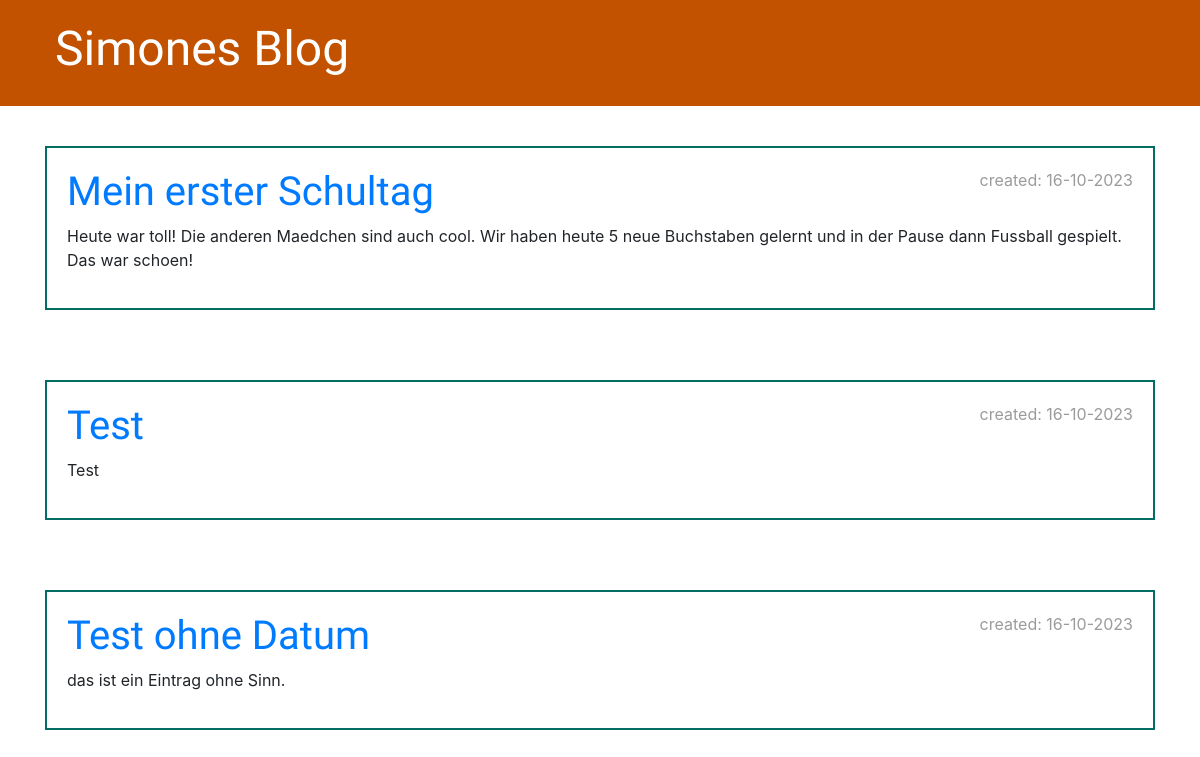
Page /post/draft_list on the earlier database version.
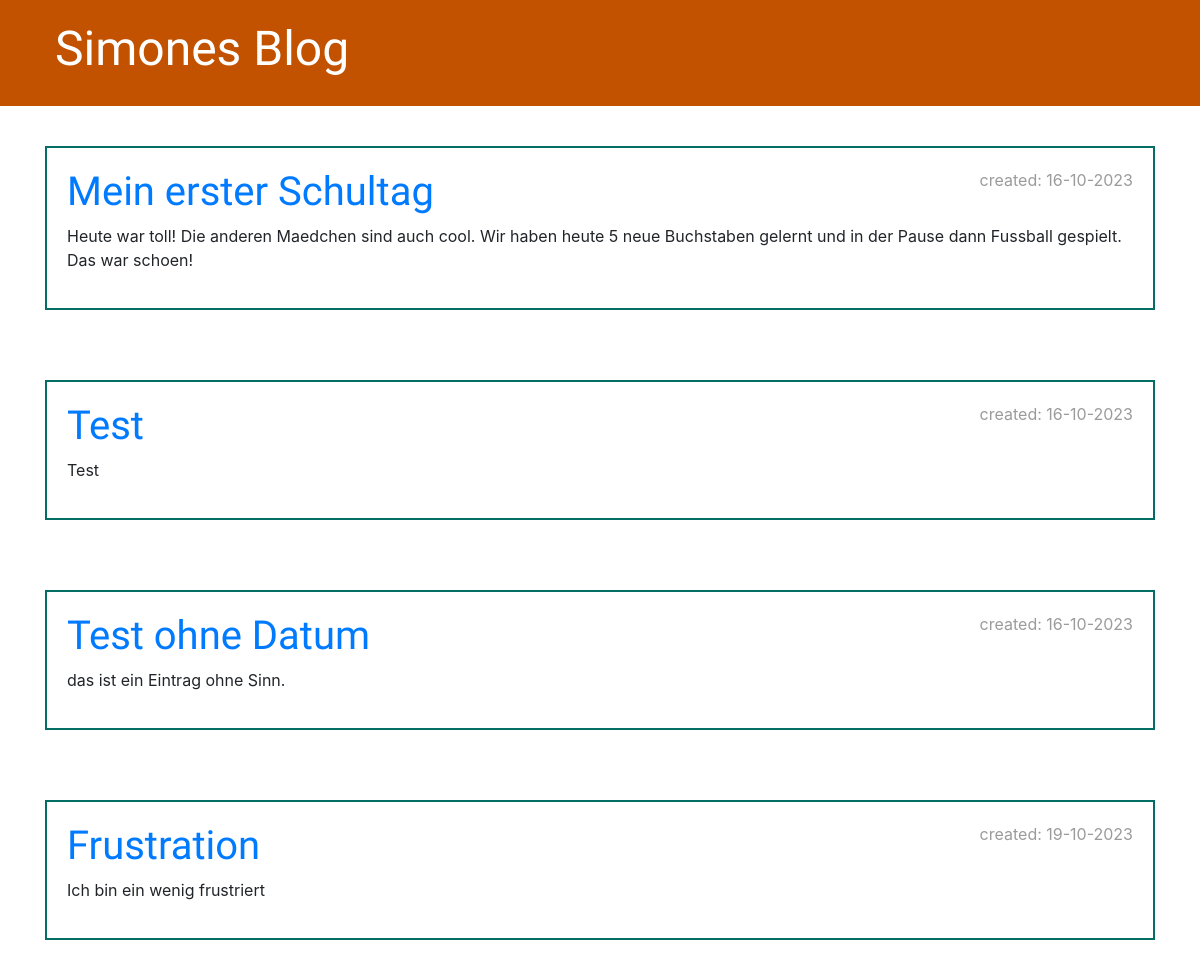
Same page on the later database version.
### blog/models.py (models this page shows, shortened)
class Post(models.Model):
	author = models.ForeignKey(settings.AUTH_USER_MODEL, on_delete= models.CASCADE)
	title= models.CharField(max_length=200)
	text= models.TextField()
	created_date= models.DateTimeField(default=timezone.now)
	published_date= models.DateTimeField(blank=True, null=True)
	app_label = "mypost"

### blog/views.py (the view)
# urls.py: path('post/draft_list', views.post_draft_list, name='post_draft_list'),
def post_draft_list(request):
   draft_posts = Post.objects.filter(published_date__isnull=True).order_by('created_date')
   return render(request, 'blog/post_draft_list.html', {'posts':draft_posts})

### blog/templates/blog/post_draft_list.html
{%  extends 'blog/base.html' %}
{% block content %}
    {% for post in posts %}
        <div class="post">
            <p class="date">created: {{ post.created_date|date:'d-m-Y' }}</p>
            <h1><a href="{% url 'post_detail' pk=post.pk %}">{{ post.title }}</a></h1>
            <p>{{ post.text|truncatechars:200 }}</p>
        </div>
    {% endfor %}
{% endblock %}

Differences in the rows shown:
added Post: created_date "19-10-2023", title "Frustration", text "Ich bin ein wenig frustriert"
